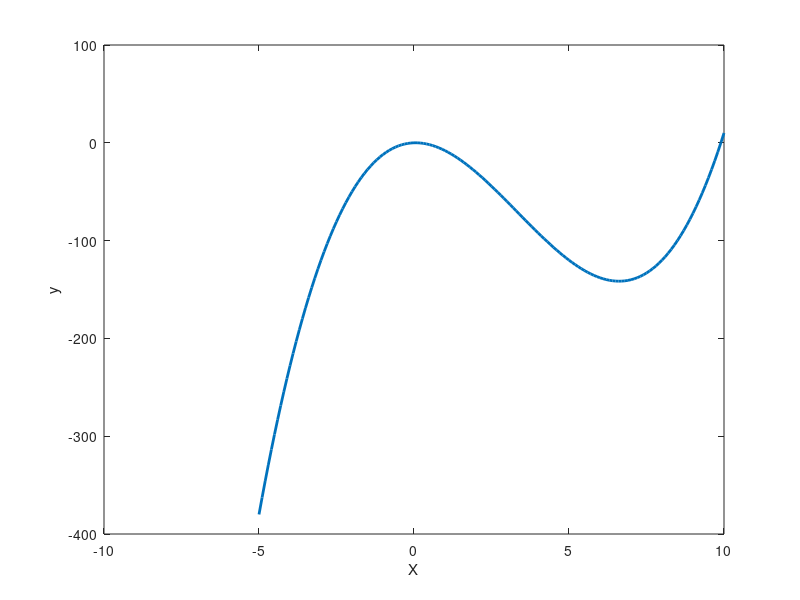

Source code (MATLAB): (Note: this script raises an error after producing the figure.)
%%%% simulated annealing y = x^3 - 10*x^2 + x; [-5 10]
close all
clear all

i = [-5:0.1:10];
y = i.^3 - 10*i.^2 + i;
figure
plot(i,y,'LineWidth',2)
xlabel('X')
ylabel('y')


lb = -5;
ub = 10;

x0 = 3;

fun = @(x) x.^3-10*x.^2+x;
xmin = simulannealbnd(fun,x0,lb,ub);


k = 0;
kmax = 100000;
xold = lb + rand*(ub-lb);
step = (ub-lb)/10;
y = zeros(kmax-1,3);
while k < kmax
    yold = xold^3 - 10*xold^2 + xold;
    xnew = xold + randi([-1 1])*step;%(ub-xold)/(ub-lb)*rand(1);
    if xnew <= ub && xnew >= lb
        ynew = xnew^3 - 10*xnew^2 + xnew;
        diff = ynew - yold;
        
        if diff < 0
            xold = xnew;
            k = k+1;
        elseif exp(-diff/kmax)>rand
            xold = xnew;
        else 
            k = k+1;
        end
    else 
        k = k+ 1;

    y(k,1)=yold;
 y(k,2)=ynew;
 y(k,3)=diff;
    end

 
 
end
xmin
xnew
ynew
 


